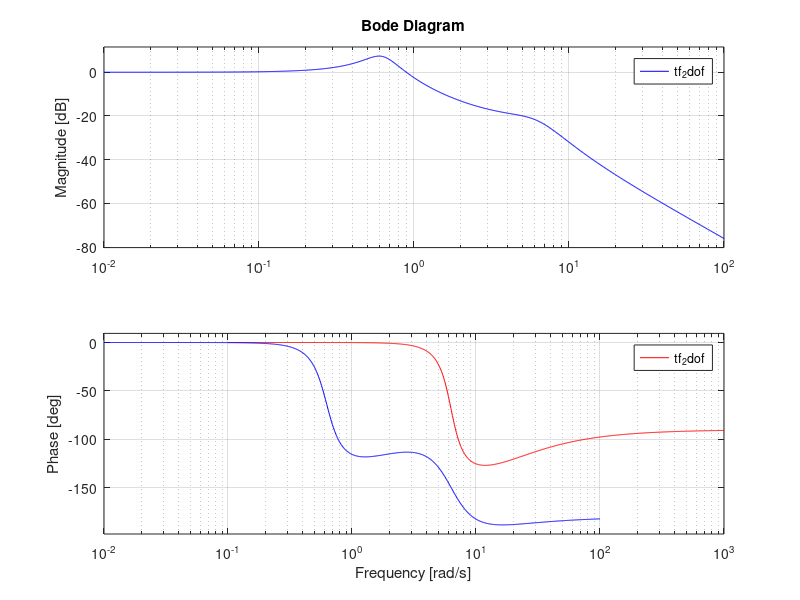
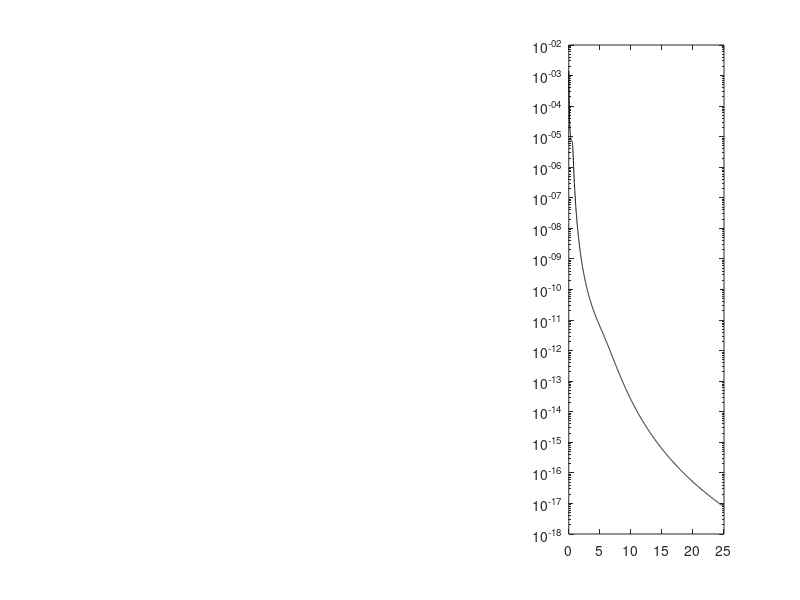
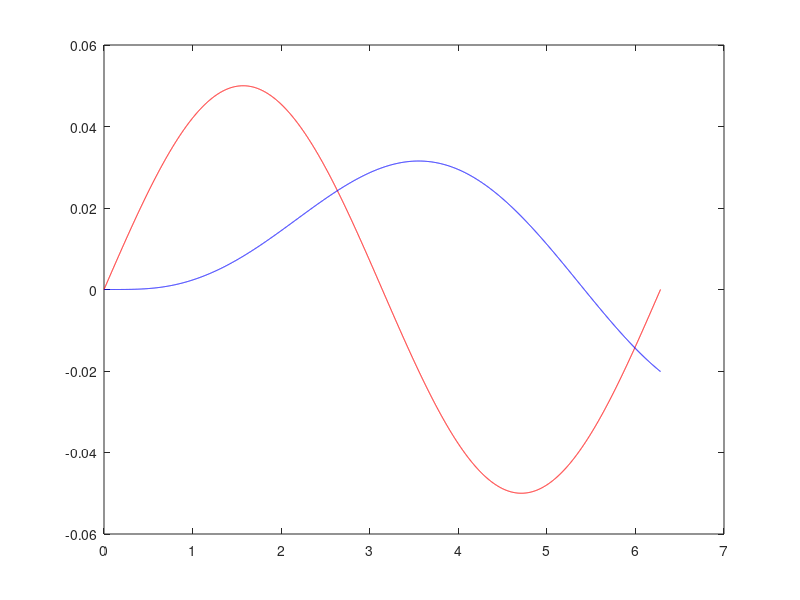
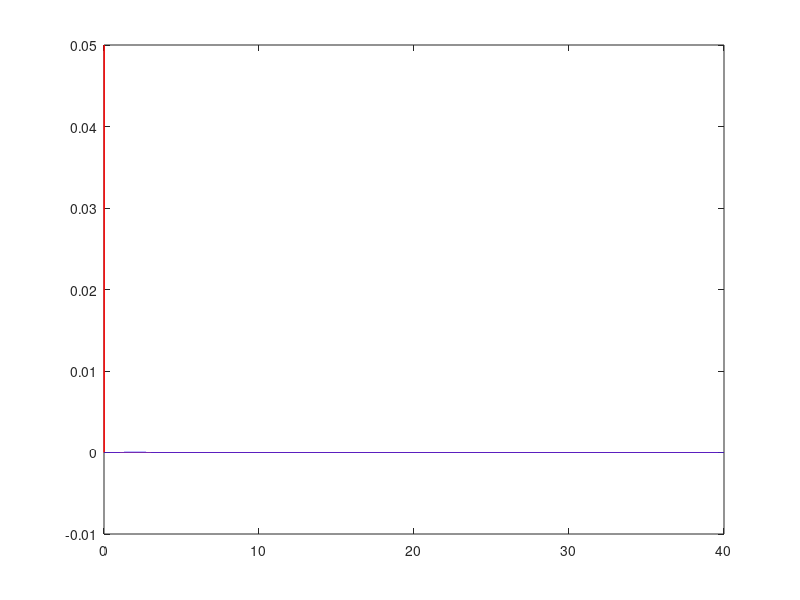

MATLAB code for these plots, in order:
clc
clear all
close all

s = tf('s');

%%1DOF 
mp1 = 0.16;
cp1 = 0.4;
kp1 = 6.32;

tf_1dof = (cp1*s + kp1)/(mp1*s*s + cp1*s + kp1);
bode(tf_1dof,'r');
hold on;

%%2DOF
mp = 0.16;
ms = 0.16;
cp = 0.8;
cs = 0.05;
kp = 6.32;
ks = 0.0632;

tf_2dof = (cp*cs*s^2 + (cp*ks + cs*kp)*s + kp*ks)/(mp*ms*s^4 + (ms*cp + ms*cs + mp*cs)*s^3 + (ms*kp + ms*ks + mp*ks + cp*cs)*s^2 + (cp*ks + cs*kp)*s + kp*ks);

bode(tf_2dof,'b');
hold on

h1 = 0.001;
t1 = 0:h1:2*pi;
omega = 1;
u_sin = 0.05*sin(omega*t1);
figure,
lsim(tf_2dof, u_sin, t1,'r');

impulse_amp = 0.05;
h2 = 0.001;
t2 = 0:h2:40;
u_impulse = zeros(length(t2),1);
u_impulse(10) = impulse_amp;
lsim(tf_2dof, u_impulse, t2);

w = 0:0.01:25;
H = freqresp(tf_2dof,w);
Sw = (4.028*(10^-7))./(2.88*(10^-4) + 0.68*(w.^2) + (w.^4));
H = squeeze(H)';
psd = abs((H.^2)).*(Sw);
subplot(1,3,3)
semilogy(w,psd,'k');

%%Skyhook controller 
T = 0.1;
A = [0, 1, 0, 0;-ks/ms, -T/ms, ks/ms, 0;0, 0, 0, 1;ks/mp, T/mp, -(ks + kp)/mp, -cp/mp];
B = [0, 0; 0, 0; 0, 0; kp/mp, cp/mp];
C = [1, 0, 0, 0];
D = 0;
%%Sine
sys = ss(A,B,C,D);
dsys = c2d(sys, h1);
X = [0;0;0;0];
for iter = 1:(length(t1)-1)
    zw = u_sin(iter);
    zw_dot = (u_sin(iter+1) - u_sin(iter))/h1;
    X(:,iter+1) = dsys.A*X(:,iter) + dsys.B*[zw;zw_dot];
end
figure,
plot(t1,u_sin,'r')
hold on
plot(t1,X(1,:),'b')

clear X
%%Impulse
dsys = c2d(sys, h2);
X = [0;0;0;0];
for iter = 1:(length(t2)-1)
    zw = u_impulse(iter);
    zw_dot = (u_impulse(iter+1) - u_impulse(iter))/h2;
    X(:,iter+1) = dsys.A*X(:,iter) + dsys.B*[zw;zw_dot];
end
figure,
plot(t2,u_impulse,'r')
hold on
plot(t2,X(1,:),'b')

